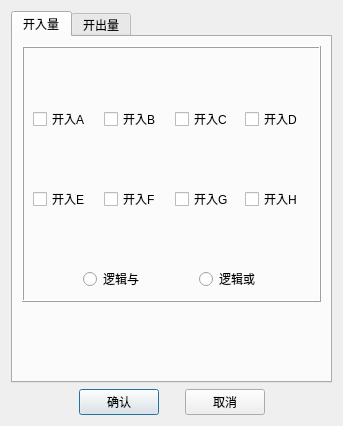
<?xml version="1.0" encoding="UTF-8"?>
<ui version="4.0">
 <class>QDistanceSearchBinarySignalDlg</class>
 <widget class="QDialog" name="QDistanceSearchBinarySignalDlg">
  <property name="geometry">
   <rect>
    <x>0</x>
    <y>0</y>
    <width>343</width>
    <height>401</height>
   </rect>
  </property>
  <property name="windowTitle">
   <string>开关量</string>
  </property>
  <layout class="QHBoxLayout" name="horizontalLayout">
   <item>
    <layout class="QVBoxLayout" name="verticalLayout">
     <item>
      <widget class="QTabWidget" name="m_tabWidget">
       <property name="currentIndex">
        <number>0</number>
       </property>
       <widget class="QWidget" name="tab">
        <attribute name="title">
         <string>开入量</string>
        </attribute>
        <layout class="QHBoxLayout" name="horizontalLayout_4">
         <item>
          <layout class="QVBoxLayout" name="verticalLayout_2">
           <item>
            <widget class="QFrame" name="frame">
             <property name="frameShape">
              <enum>QFrame::Box</enum>
             </property>
             <property name="frameShadow">
              <enum>QFrame::Raised</enum>
             </property>
             <layout class="QHBoxLayout" name="horizontalLayout_8">
              <item>
               <layout class="QVBoxLayout" name="verticalLayout_3">
                <item>
                 <layout class="QGridLayout" name="gridLayout_2">
                  <item row="2" column="0">
                   <spacer name="verticalSpacer_3">
                    <property name="orientation">
                     <enum>Qt::Vertical</enum>
                    </property>
                    <property name="sizeHint" stdset="0">
                     <size>
                      <width>20</width>
                      <height>40</height>
                     </size>
                    </property>
                   </spacer>
                  </item>
                  <item row="0" column="0">
                   <spacer name="verticalSpacer_2">
                    <property name="orientation">
                     <enum>Qt::Vertical</enum>
                    </property>
                    <property name="sizeHint" stdset="0">
                     <size>
                      <width>20</width>
                      <height>40</height>
                     </size>
                    </property>
                   </spacer>
                  </item>
                  <item row="1" column="0">
                   <widget class="QCheckBox" name="m_cbBinSelectA">
                    <property name="text">
                     <string>开入A</string>
                    </property>
                   </widget>
                  </item>
                  <item row="3" column="1">
                   <widget class="QCheckBox" name="m_cbBinSelectF">
                    <property name="text">
                     <string>开入F</string>
                    </property>
                   </widget>
                  </item>
                  <item row="1" column="2">
                   <widget class="QCheckBox" name="m_cbBinSelectC">
                    <property name="text">
                     <string>开入C</string>
                    </property>
                   </widget>
                  </item>
                  <item row="1" column="1">
                   <widget class="QCheckBox" name="m_cbBinSelectB">
                    <property name="text">
                     <string>开入B</string>
                    </property>
                   </widget>
                  </item>
                  <item row="1" column="3">
                   <widget class="QCheckBox" name="m_cbBinSelectD">
                    <property name="text">
                     <string>开入D</string>
                    </property>
                   </widget>
                  </item>
                  <item row="3" column="2">
                   <widget class="QCheckBox" name="m_cbBinSelectG">
                    <property name="text">
                     <string>开入G</string>
                    </property>
                   </widget>
                  </item>
                  <item row="3" column="3">
                   <widget class="QCheckBox" name="m_cbBinSelectH">
                    <property name="text">
                     <string>开入H</string>
                    </property>
                   </widget>
                  </item>
                  <item row="3" column="0">
                   <widget class="QCheckBox" name="m_cbBinSelectE">
                    <property name="text">
                     <string>开入E</string>
                    </property>
                   </widget>
                  </item>
                  <item row="4" column="0">
                   <spacer name="verticalSpacer_4">
                    <property name="orientation">
                     <enum>Qt::Vertical</enum>
                    </property>
                    <property name="sizeHint" stdset="0">
                     <size>
                      <width>20</width>
                      <height>40</height>
                     </size>
                    </property>
                   </spacer>
                  </item>
                 </layout>
                </item>
                <item>
                 <layout class="QHBoxLayout" name="horizontalLayout_7">
                  <item>
                   <spacer name="horizontalSpacer_13">
                    <property name="orientation">
                     <enum>Qt::Horizontal</enum>
                    </property>
                    <property name="sizeHint" stdset="0">
                     <size>
                      <width>40</width>
                      <height>20</height>
                     </size>
                    </property>
                   </spacer>
                  </item>
                  <item>
                   <widget class="QRadioButton" name="m_rbAnd">
                    <property name="text">
                     <string>逻辑与</string>
                    </property>
                   </widget>
                  </item>
                  <item>
                   <spacer name="horizontalSpacer_15">
                    <property name="orientation">
                     <enum>Qt::Horizontal</enum>
                    </property>
                    <property name="sizeHint" stdset="0">
                     <size>
                      <width>40</width>
                      <height>20</height>
                     </size>
                    </property>
                   </spacer>
                  </item>
                  <item>
                   <widget class="QRadioButton" name="m_rbOr">
                    <property name="text">
                     <string>逻辑或</string>
                    </property>
                   </widget>
                  </item>
                  <item>
                   <spacer name="horizontalSpacer_14">
                    <property name="orientation">
                     <enum>Qt::Horizontal</enum>
                    </property>
                    <property name="sizeHint" stdset="0">
                     <size>
                      <width>40</width>
                      <height>20</height>
                     </size>
                    </property>
                   </spacer>
                  </item>
                 </layout>
                </item>
               </layout>
              </item>
             </layout>
            </widget>
           </item>
           <item>
            <spacer name="verticalSpacer">
             <property name="orientation">
              <enum>Qt::Vertical</enum>
             </property>
             <property name="sizeType">
              <enum>QSizePolicy::Fixed</enum>
             </property>
             <property name="sizeHint" stdset="0">
              <size>
               <width>20</width>
               <height>70</height>
              </size>
             </property>
            </spacer>
           </item>
          </layout>
         </item>
        </layout>
       </widget>
       <widget class="QWidget" name="tab_2">
        <attribute name="title">
         <string>开出量</string>
        </attribute>
        <layout class="QHBoxLayout" name="horizontalLayout_3">
         <item>
          <layout class="QVBoxLayout" name="verticalLayout_4">
           <item>
            <widget class="QFrame" name="frame_2">
             <property name="frameShape">
              <enum>QFrame::Box</enum>
             </property>
             <property name="frameShadow">
              <enum>QFrame::Raised</enum>
             </property>
             <layout class="QHBoxLayout" name="horizontalLayout_9">
              <item>
               <layout class="QGridLayout" name="gridLayout">
                <item row="0" column="0">
                 <spacer name="horizontalSpacer_16">
                  <property name="orientation">
                   <enum>Qt::Horizontal</enum>
                  </property>
                  <property name="sizeHint" stdset="0">
                   <size>
                    <width>40</width>
                    <height>20</height>
                   </size>
                  </property>
                 </spacer>
                </item>
                <item row="0" column="2">
                 <spacer name="horizontalSpacer_17">
                  <property name="orientation">
                   <enum>Qt::Horizontal</enum>
                  </property>
                  <property name="sizeHint" stdset="0">
                   <size>
                    <width>40</width>
                    <height>20</height>
                   </size>
                  </property>
                 </spacer>
                </item>
                <item row="3" column="1">
                 <widget class="QLabel" name="m_labBout4">
                  <property name="text">
                   <string>开出4:</string>
                  </property>
                 </widget>
                </item>
                <item row="1" column="1">
                 <widget class="QLabel" name="m_labBout2">
                  <property name="text">
                   <string>开出2:</string>
                  </property>
                 </widget>
                </item>
                <item row="0" column="3">
                 <widget class="QComboBox" name="m_cbbB01">
                  <property name="sizePolicy">
                   <sizepolicy hsizetype="Fixed" vsizetype="Fixed">
                    <horstretch>0</horstretch>
                    <verstretch>0</verstretch>
                   </sizepolicy>
                  </property>
                  <property name="maximumSize">
                   <size>
                    <width>150</width>
                    <height>16777215</height>
                   </size>
                  </property>
                 </widget>
                </item>
                <item row="2" column="1">
                 <widget class="QLabel" name="m_labBout3">
                  <property name="text">
                   <string>开出3:</string>
                  </property>
                 </widget>
                </item>
                <item row="0" column="1">
                 <widget class="QLabel" name="m_labBout1">
                  <property name="text">
                   <string>开出1:</string>
                  </property>
                 </widget>
                </item>
                <item row="5" column="1">
                 <widget class="QLabel" name="m_labBout6">
                  <property name="text">
                   <string>开出6:</string>
                  </property>
                 </widget>
                </item>
                <item row="9" column="1">
                 <widget class="QLabel" name="m_labOutputKeepTime">
                  <property name="text">
                   <string>开出保持时间:</string>
                  </property>
                 </widget>
                </item>
                <item row="6" column="1">
                 <widget class="QLabel" name="m_labBout7">
                  <property name="text">
                   <string>开出7:</string>
                  </property>
                 </widget>
                </item>
                <item row="8" column="1">
                 <widget class="QLabel" name="m_labOutputSwitchMode">
                  <property name="text">
                   <string>开出翻转启动方式:</string>
                  </property>
                 </widget>
                </item>
                <item row="7" column="1">
                 <widget class="QLabel" name="m_labBout8">
                  <property name="text">
                   <string>开出8:</string>
                  </property>
                 </widget>
                </item>
                <item row="9" column="3">
                 <widget class="QLineEdit" name="m_editOutputKeepTime">
                  <property name="sizePolicy">
                   <sizepolicy hsizetype="Fixed" vsizetype="Fixed">
                    <horstretch>0</horstretch>
                    <verstretch>0</verstretch>
                   </sizepolicy>
                  </property>
                  <property name="maximumSize">
                   <size>
                    <width>150</width>
                    <height>16777215</height>
                   </size>
                  </property>
                 </widget>
                </item>
                <item row="10" column="3">
                 <widget class="QLineEdit" name="m_editOutputDelayTime">
                  <property name="sizePolicy">
                   <sizepolicy hsizetype="Fixed" vsizetype="Fixed">
                    <horstretch>0</horstretch>
                    <verstretch>0</verstretch>
                   </sizepolicy>
                  </property>
                  <property name="maximumSize">
                   <size>
                    <width>150</width>
                    <height>16777215</height>
                   </size>
                  </property>
                 </widget>
                </item>
                <item row="8" column="3">
                 <widget class="QComboBox" name="m_cbbOutputSwitchMode">
                  <property name="sizePolicy">
                   <sizepolicy hsizetype="Fixed" vsizetype="Fixed">
                    <horstretch>0</horstretch>
                    <verstretch>0</verstretch>
                   </sizepolicy>
                  </property>
                  <property name="maximumSize">
                   <size>
                    <width>150</width>
                    <height>16777215</height>
                   </size>
                  </property>
                 </widget>
                </item>
                <item row="4" column="1">
                 <widget class="QLabel" name="m_labBout5">
                  <property name="text">
                   <string>开出5:</string>
                  </property>
                 </widget>
                </item>
                <item row="10" column="1">
                 <widget class="QLabel" name="m_labOutputDelayTime">
                  <property name="text">
                   <string>开出翻转时刻:</string>
                  </property>
                 </widget>
                </item>
                <item row="5" column="3">
                 <widget class="QComboBox" name="m_cbbB06">
                  <property name="sizePolicy">
                   <sizepolicy hsizetype="Fixed" vsizetype="Fixed">
                    <horstretch>0</horstretch>
                    <verstretch>0</verstretch>
                   </sizepolicy>
                  </property>
                  <property name="maximumSize">
                   <size>
                    <width>150</width>
                    <height>16777215</height>
                   </size>
                  </property>
                 </widget>
                </item>
                <item row="4" column="3">
                 <widget class="QComboBox" name="m_cbbB05">
                  <property name="sizePolicy">
                   <sizepolicy hsizetype="Fixed" vsizetype="Fixed">
                    <horstretch>0</horstretch>
                    <verstretch>0</verstretch>
                   </sizepolicy>
                  </property>
                  <property name="maximumSize">
                   <size>
                    <width>150</width>
                    <height>16777215</height>
                   </size>
                  </property>
                 </widget>
                </item>
                <item row="2" column="3">
                 <widget class="QComboBox" name="m_cbbB03">
                  <property name="sizePolicy">
                   <sizepolicy hsizetype="Fixed" vsizetype="Fixed">
                    <horstretch>0</horstretch>
                    <verstretch>0</verstretch>
                   </sizepolicy>
                  </property>
                  <property name="maximumSize">
                   <size>
                    <width>150</width>
                    <height>16777215</height>
                   </size>
                  </property>
                 </widget>
                </item>
                <item row="1" column="3">
                 <widget class="QComboBox" name="m_cbbB02">
                  <property name="sizePolicy">
                   <sizepolicy hsizetype="Fixed" vsizetype="Fixed">
                    <horstretch>0</horstretch>
                    <verstretch>0</verstretch>
                   </sizepolicy>
                  </property>
                  <property name="maximumSize">
                   <size>
                    <width>150</width>
                    <height>16777215</height>
                   </size>
                  </property>
                 </widget>
                </item>
                <item row="3" column="3">
                 <widget class="QComboBox" name="m_cbbB04">
                  <property name="sizePolicy">
                   <sizepolicy hsizetype="Fixed" vsizetype="Fixed">
                    <horstretch>0</horstretch>
                    <verstretch>0</verstretch>
                   </sizepolicy>
                  </property>
                  <property name="maximumSize">
                   <size>
                    <width>150</width>
                    <height>16777215</height>
                   </size>
                  </property>
                 </widget>
                </item>
                <item row="7" column="3">
                 <widget class="QComboBox" name="m_cbbB08">
                  <property name="sizePolicy">
                   <sizepolicy hsizetype="Fixed" vsizetype="Fixed">
                    <horstretch>0</horstretch>
                    <verstretch>0</verstretch>
                   </sizepolicy>
                  </property>
                  <property name="maximumSize">
                   <size>
                    <width>150</width>
                    <height>16777215</height>
                   </size>
                  </property>
                 </widget>
                </item>
                <item row="6" column="3">
                 <widget class="QComboBox" name="m_cbbB07">
                  <property name="sizePolicy">
                   <sizepolicy hsizetype="Fixed" vsizetype="Fixed">
                    <horstretch>0</horstretch>
                    <verstretch>0</verstretch>
                   </sizepolicy>
                  </property>
                  <property name="maximumSize">
                   <size>
                    <width>150</width>
                    <height>16777215</height>
                   </size>
                  </property>
                 </widget>
                </item>
                <item row="0" column="4">
                 <spacer name="horizontalSpacer_18">
                  <property name="orientation">
                   <enum>Qt::Horizontal</enum>
                  </property>
                  <property name="sizeHint" stdset="0">
                   <size>
                    <width>40</width>
                    <height>20</height>
                   </size>
                  </property>
                 </spacer>
                </item>
               </layout>
              </item>
             </layout>
            </widget>
           </item>
          </layout>
         </item>
        </layout>
       </widget>
      </widget>
     </item>
     <item>
      <layout class="QHBoxLayout" name="horizontalLayout_2">
       <item>
        <spacer name="horizontalSpacer">
         <property name="orientation">
          <enum>Qt::Horizontal</enum>
         </property>
         <property name="sizeHint" stdset="0">
          <size>
           <width>40</width>
           <height>20</height>
          </size>
         </property>
        </spacer>
       </item>
       <item>
        <widget class="QPushButton" name="m_btnOk">
         <property name="text">
          <string>确认</string>
         </property>
        </widget>
       </item>
       <item>
        <spacer name="horizontalSpacer_19">
         <property name="orientation">
          <enum>Qt::Horizontal</enum>
         </property>
         <property name="sizeType">
          <enum>QSizePolicy::Fixed</enum>
         </property>
         <property name="sizeHint" stdset="0">
          <size>
           <width>20</width>
           <height>20</height>
          </size>
         </property>
        </spacer>
       </item>
       <item>
        <widget class="QPushButton" name="m_btnCancel">
         <property name="text">
          <string>取消</string>
         </property>
        </widget>
       </item>
       <item>
        <spacer name="horizontalSpacer_2">
         <property name="orientation">
          <enum>Qt::Horizontal</enum>
         </property>
         <property name="sizeHint" stdset="0">
          <size>
           <width>40</width>
           <height>20</height>
          </size>
         </property>
        </spacer>
       </item>
      </layout>
     </item>
    </layout>
   </item>
  </layout>
 </widget>
 <resources/>
 <connections/>
</ui>
